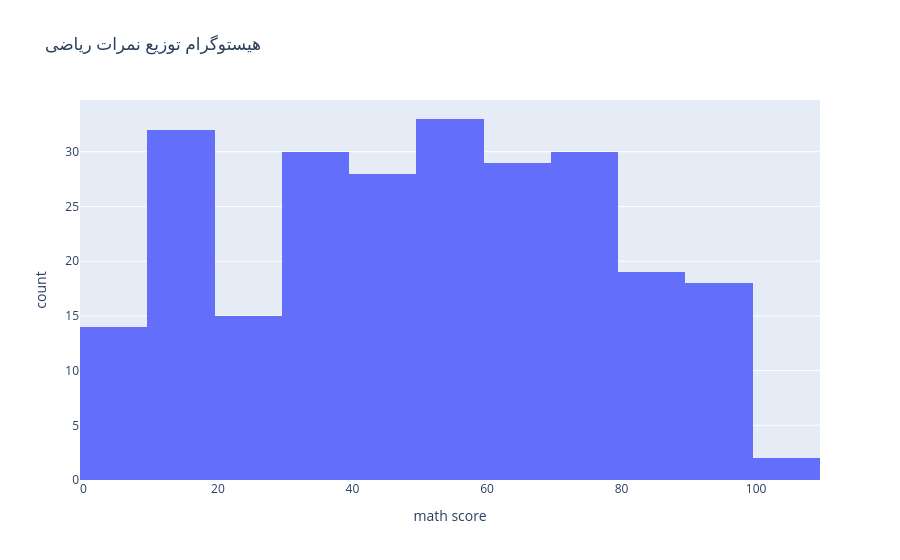

Notebook source saved alongside this figure:
### Code cell
fig = px.histogram(df, x="math score", title="هیستوگرام توزیع نمرات ریاضی",
                   labels={"value": "نمره", "variable": "ریاضی"},
                   color_discrete_sequence=["light blue"])

fig.show()

### Figure 1 — Plotly figure (JSON) as saved in the notebook; plotly's stock layout.template omitted (floating-point values rounded to 4 significant figures; data arrays with more than 128 entries replaced by an {"elided": "..."} marker saying what was removed)
{"data": [{"bingroup": "x", "hovertemplate": "math score=%{x}<br>count=%{y}<extra></extra>", "legendgroup": "", "marker": {"color": "light blue", "pattern": {"shape": ""}}, "name": "", "orientation": "v", "showlegend": false, "type": "histogram", "x": {"elided": "250 int values"}, "xaxis": "x", "yaxis": "y"}], "layout": {"barmode": "relative", "legend": {"tracegroupgap": 0}, "title": {"text": "هیستوگرام توزیع نمرات ریاضی"}, "xaxis": {"anchor": "y", "domain": [0, 1], "title": {"text": "math score"}}, "yaxis": {"anchor": "x", "domain": [0, 1], "title": {"text": "count"}}}}
